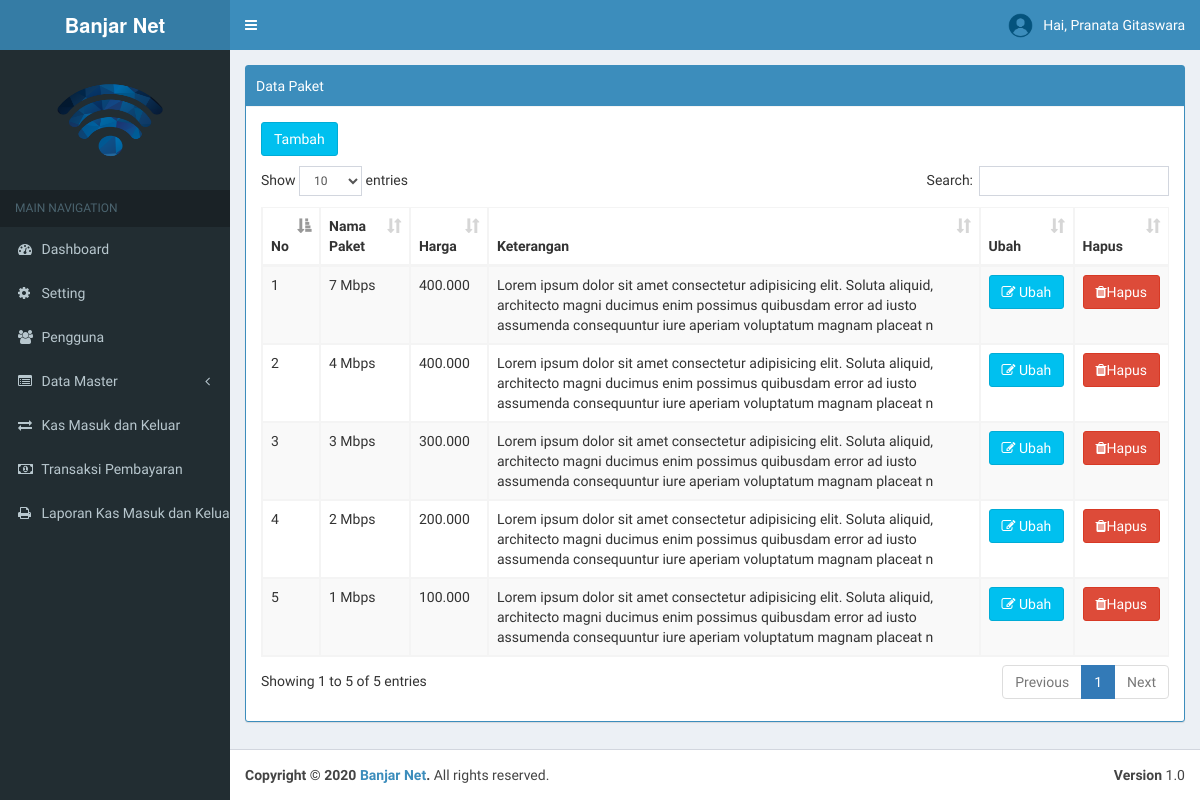
/index.php?page=paket (signed in), run on the app's committed database.
### tables this page shows
CREATE TABLE `tb_profile` (
  `nama_perusahaan` varchar(255) NOT NULL,
  `alamat` text NOT NULL,
  `telpon` varchar(20) NOT NULL,
  `website` varchar(100) NOT NULL,
  `kota` varchar(100) NOT NULL,
  `foto` varchar(255) NOT NULL
);

CREATE TABLE `tb_user` (
  `id` int(11) NOT NULL AUTO_INCREMENT,
  `username` varchar(100) NOT NULL,
  `nama_user` varchar(255) NOT NULL,
  `password` varchar(100) NOT NULL,
  `level` varchar(30) NOT NULL,
  `foto` varchar(255) NOT NULL,
  `id_pelanggan` int(11) NOT NULL,
  PRIMARY KEY (`id`)
);

CREATE TABLE `tb_paket` (
  `id_paket` int(11) NOT NULL AUTO_INCREMENT,
  `nama_paket` varchar(255) NOT NULL,
  `harga` int(11) NOT NULL,
  `keterangan_paket` varchar(200) NOT NULL,
  PRIMARY KEY (`id_paket`)
);

### page/paket/paket.php (the view, shortened to what this page needs)
<?php if ($_SESSION['admin']) { ?>
<div class="row">
    <div class="col-md-12">
        <div class="box box-primary box-solid">
            <div class="box-header with-border">
                 Data Paket
            </div>
            <div class="panel-body">
                <div class="table-responsive">
                    <table class="table table-striped table-bordered table-hover" id="example1">
               <button type="button" class="btn btn-info" style="margin-bottom: 10px;" data-toggle="modal" data-target="#modal-default">
               Tambah
              </button>
                <thead>
                <tr>
                  <th>No</th>
                  <th>Nama Paket</th>
                  <th>Harga</th>
                  <th>Keterangan</th>
                  <th>Ubah</th>
                  <th>Hapus</th>
                </tr>
                </thead>
                <tbody>
                	<?php
                			$no = 1;
                			$sql = $koneksi->query("select * from tb_paket order by id_paket desc");
                			while ($data = $sql->fetch_assoc()) {
                	 ?>
                <tr>
                  <td><?php echo $no++; ?></td>
                  <td><?php echo $data['nama_paket'] ?></td>
                  <td><?php echo number_format($data['harga'],0,",",".") ?></td>
                  <td><?php echo $data['keterangan_paket'] ?></td>
                  <td>
                    <a href="#" type="button" class="btn btn-info" data-toggle="modal" data-target="#mymodal<?php echo $data['id_paket']; ?>"><i class="fa fa-edit"></i> Ubah</a>
                  </td>
                  <td>
                  <a onclick="return confirm('Apakah Anda Yakin Mengahpus Data Ini')" href="?page=paket&aksi=hapus&id=<?php echo $data['id_paket'] ;?>" class="btn btn-danger" title=""><i class="fa fa-trash"></i>Hapus</a>
                  </td>
                </tr>
                  <div class="modal fade" id="mymodal<?php echo $data['id_paket']; ?>">
                <?php } ?>
            </tbody>
        </table>
    </div>
</div>
</div>
<?php } else{
    echo "Anda Tidak Berhak Mengakses Halaman Ini";
  } ?>

### index.php (shortened to what this page needs)
<?php
	 include "include/koneksi.php";
 if ($_SESSION['admin'] || $_SESSION['user']) {
?>
<!DOCTYPE html>
<html>
<head>
  <link rel="stylesheet" href="bootstrap/css/bootstrap.min.css">
  <link rel="stylesheet" href="https://cdnjs.cloudflare.com/ajax/libs/font-awesome/4.5.0/css/font-awesome.min.css">
  <link rel="stylesheet" href="https://cdnjs.cloudflare.com/ajax/libs/ionicons/2.0.1/css/ionicons.min.css">
   <link rel="stylesheet" href="plugins/datatables/dataTables.bootstrap.css">
  <link rel="stylesheet" href="dist/css/AdminLTE.min.css">
   <link rel="stylesheet" href="plugins/select2/select2.min.css">
  <link rel="stylesheet" href="dist/css/skins/_all-skins.min.css">
  <link rel="stylesheet" type="text/css" href="sw/dist/sweetalert.css">
</head>
<body class="hold-transition skin-blue sidebar-mini">
<div class="wrapper">
   <?php
    $sql2 = $koneksi->query("select * from tb_profile ");
    $data1 = $sql2->fetch_assoc();
 ?>
  <header class="main-header">
    <a href="#" class="logo">
      <span class="logo-lg"><b><?php echo $data1['nama_perusahaan'] ?></b></span>
    </a>
    <nav class="navbar navbar-static-top">
      <a href="#" class="sidebar-toggle" data-toggle="offcanvas" role="button">
      </a>
      <?php
            if ($_SESSION['admin']) {
              $user = $_SESSION['admin'];
            }elseif ($_SESSION['user']) {
             $user = $_SESSION['user'];
            }
            $sql_user = $koneksi->query("select * from tb_user where id='$user'");
            $data_user = $sql_user->fetch_assoc();
             $nama = $data_user['nama_user'];
       ?>
      <div class="navbar-custom-menu">
        <ul class="nav navbar-nav">
          <li class="dropdown user user-menu">
            <a href="#" class="dropdown-toggle" data-toggle="dropdown">
              <img src="images/<?php echo $data_user['foto'] ?>" class="user-image" alt="User Image">
              <span class="hidden-xs">Hai, <?php echo $nama ?></span>
            </a>
          </li>
      </div>
    </nav>
  </header>
  	<?php include "include/menu.php"; ?>
     <div class="content-wrapper">
    <section class="content-header">
      <?php include "include/isi.php"; ?>
    </section>
  </div>
  <footer class="main-footer">
    <div class="pull-right hidden-xs">
      <b>Version</b> 1.0
    </div>
    <strong>Copyright &copy; 2020 <a href="http://almsaeedstudio.com">Banjar Net</a>.</strong> All rights
    reserved.
  </footer>
</div>
</body>
</html>
<?php
      }else{
        header("location:dashboard.php");
      }
 ?>

### include/menu.php (shortened to what this page needs)
 <?php
    $sql2 = $koneksi->query("select * from tb_profile ");
    $data1 = $sql2->fetch_assoc();
 ?>
 <aside class="main-sidebar">
    <section class="sidebar">
<div class="user-panel">
  <div>
  <img style="margin-left:30px" src="images/<?php echo $data1['foto'] ?>" width="140" height="120" >
  </div>
  <div class="pull-left info">
  </div>
</div>
<ul class="sidebar-menu" data-widget="tree">
  <li class="header">MAIN NAVIGATION</li>
          <?php  if ($_SESSION['admin']){ ?>
            <li class="<?php echo $aktifHome; ?>"><a href="index.php"><i class="fa fa-dashboard"></i> Dashboard</a></li>
             <li class="<?php echo $aktifprofile; ?>"><a href="?page=profile"><i class="fa fa-gear"></i> Setting </a></li>
            <li class="<?php echo $aktifAdmin; ?>"><a href="?page=pengguna"><i class="fa fa-users"></i> Pengguna</a></li>
            <li class="treeview <?php echo $aktifA; ?>">
              <a href="#">
                <i class="fa fa-list-alt"></i> <span>Data Master</span>
                <span class="pull-right-container">
                  <i class="fa fa-angle-left pull-right"></i>
                </span>
              </a>
            </li>
            <li class="<?php echo $aktifB2; ?>"><a href="?page=kas"><i class="fa fa-exchange"></i>  Kas Masuk dan Keluar</a></li>
            <li><a href="?page=transaksi"><i class="fa fa-money"></i> Transaksi Pembayaran</a></li>
             <li><a href="?page=laporan"><i class="fa fa-print"></i> Laporan Kas Masuk dan  Keluar </a></li>
             <?php } ?>
      </ul>
    </section>
  </aside>

### data on the page
tb_profile: nama_perusahaan "Banjar Net", foto (picture)
tb_user: foto (picture), nama_user "Pranata Gitaswara"
tb_paket: nama_paket "7 Mbps", harga "400.000", keterangan_paket "Lorem ipsum dolor sit amet consectetur adipisicing elit. Soluta aliquid, architecto magni ducimus enim possimus quibusdam error ad iusto assumenda consequuntur iure aperiam voluptatum magnam placeat n"
tb_paket: nama_paket "4 Mbps", harga "400.000", keterangan_paket "Lorem ipsum dolor sit amet consectetur adipisicing elit. Soluta aliquid, architecto magni ducimus enim possimus quibusdam error ad iusto assumenda consequuntur iure aperiam voluptatum magnam placeat n"
tb_paket: nama_paket "3 Mbps", harga "300.000", keterangan_paket "Lorem ipsum dolor sit amet consectetur adipisicing elit. Soluta aliquid, architecto magni ducimus enim possimus quibusdam error ad iusto assumenda consequuntur iure aperiam voluptatum magnam placeat n"
tb_paket: nama_paket "2 Mbps", harga "200.000", keterangan_paket "Lorem ipsum dolor sit amet consectetur adipisicing elit. Soluta aliquid, architecto magni ducimus enim possimus quibusdam error ad iusto assumenda consequuntur iure aperiam voluptatum magnam placeat n"
tb_paket: nama_paket "1 Mbps", harga "100.000", keterangan_paket "Lorem ipsum dolor sit amet consectetur adipisicing elit. Soluta aliquid, architecto magni ducimus enim possimus quibusdam error ad iusto assumenda consequuntur iure aperiam voluptatum magnam placeat n"
